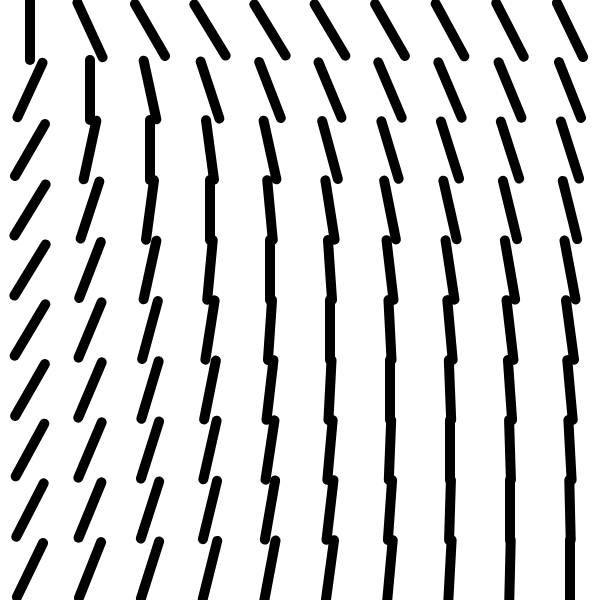
Frame 1 (no input)
Frame 60 (no input): identical to frame 1, image omitted
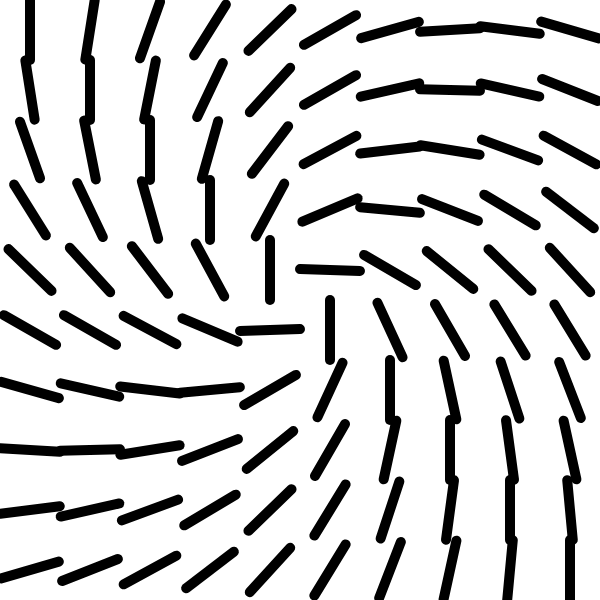
Frame 120 (the mouse pressed at the canvas centre since frame 60)

The p5.js sketch that drew these frames (run headless with seeded random() and noise() and a simulated clock; from frame 60 on, the mouse is pressed at the canvas centre):

// p5.js sketch
// ── sketch.js
var x = 0;
var y = 0;
var w = 60;
var xy_array = [];

function setup() {
	createCanvas(600, 600);
	background(255)
	stroke(0);
	strokeWeight(10)
	for (var i = 0; i < width / w; i++) {
		xy_array[i] = [];
		for (var j = 0; j < height / w; j++) {
			xy_array[i][j] = PI * (i - j) / 100
			//print(i, j, xy_array[i][j]);
		}
	}
}

function draw() {

	background(255);
	for (let i = 0; i < xy_array.length; i++) {
		for (let j = 0; j < xy_array[i].length; j++) {
			push();
			let currentX = w * i + w / 2;
			let currentY = w * j + w / 2
			translate(currentX, currentY);
			let angle = atan2(mouseY - currentY, mouseX - currentX) - PI / 4
			rotate(xy_array[i][j] + angle);
			line(0, w / 2, 0, -w / 2);
			pop();
		}
	}
	y = 0;
}
